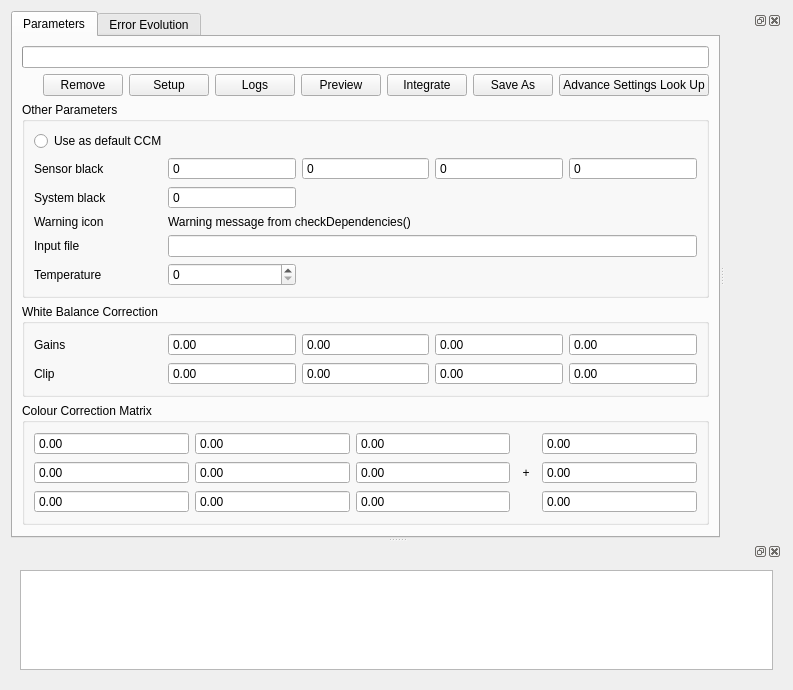
<?xml version="1.0" encoding="UTF-8"?>
<ui version="4.0">
 <class>CCMTuning</class>
 <widget class="QWidget" name="CCMTuning">
  <property name="geometry">
   <rect>
    <x>0</x>
    <y>0</y>
    <width>793</width>
    <height>690</height>
   </rect>
  </property>
  <property name="sizePolicy">
   <sizepolicy hsizetype="Minimum" vsizetype="Expanding">
    <horstretch>0</horstretch>
    <verstretch>0</verstretch>
   </sizepolicy>
  </property>
  <property name="windowTitle">
   <string>CCM Tuning</string>
  </property>
  <layout class="QGridLayout" name="gridLayout_9">
   <item row="0" column="0">
    <widget class="QSplitter" name="splitter_2">
     <property name="orientation">
      <enum>Qt::Vertical</enum>
     </property>
     <widget class="QWidget" name="gridLayoutWidget_4">
      <layout class="QGridLayout" name="gridLayout_8">
       <item row="0" column="0">
        <widget class="QSplitter" name="splitter">
         <property name="orientation">
          <enum>Qt::Horizontal</enum>
         </property>
         <widget class="QWidget" name="gridLayoutWidget">
          <layout class="QGridLayout" name="gridLayout">
           <item row="1" column="0">
            <widget class="QTabWidget" name="result_grp">
             <property name="currentIndex">
              <number>0</number>
             </property>
             <widget class="QWidget" name="result_tab">
              <attribute name="title">
               <string>Parameters</string>
              </attribute>
              <layout class="QGridLayout" name="gridLayout_4">
               <item row="2" column="0" colspan="13">
                <widget class="QGroupBox" name="blc_grp">
                 <property name="title">
                  <string>Other Parameters</string>
                 </property>
                 <property name="flat">
                  <bool>true</bool>
                 </property>
                 <layout class="QGridLayout" name="gridLayout_5">
                  <item row="3" column="0">
                   <widget class="QLabel" name="warning_icon">
                    <property name="text">
                     <string notr="true">Warning icon</string>
                    </property>
                   </widget>
                  </item>
                  <item row="3" column="1" colspan="4">
                   <widget class="QLabel" name="warning_lbl">
                    <property name="text">
                     <string notr="true">Warning message from checkDependencies()</string>
                    </property>
                   </widget>
                  </item>
                  <item row="1" column="1">
                   <widget class="QSpinBox" name="blc_sensor0">
                    <property name="readOnly">
                     <bool>true</bool>
                    </property>
                    <property name="buttonSymbols">
                     <enum>QAbstractSpinBox::NoButtons</enum>
                    </property>
                   </widget>
                  </item>
                  <item row="1" column="2">
                   <widget class="QSpinBox" name="blc_sensor1">
                    <property name="readOnly">
                     <bool>true</bool>
                    </property>
                    <property name="buttonSymbols">
                     <enum>QAbstractSpinBox::NoButtons</enum>
                    </property>
                   </widget>
                  </item>
                  <item row="1" column="3">
                   <widget class="QSpinBox" name="blc_sensor2">
                    <property name="readOnly">
                     <bool>true</bool>
                    </property>
                    <property name="buttonSymbols">
                     <enum>QAbstractSpinBox::NoButtons</enum>
                    </property>
                   </widget>
                  </item>
                  <item row="1" column="4">
                   <widget class="QSpinBox" name="blc_sensor3">
                    <property name="readOnly">
                     <bool>true</bool>
                    </property>
                    <property name="buttonSymbols">
                     <enum>QAbstractSpinBox::NoButtons</enum>
                    </property>
                   </widget>
                  </item>
                  <item row="2" column="1">
                   <widget class="QSpinBox" name="blc_system">
                    <property name="readOnly">
                     <bool>true</bool>
                    </property>
                    <property name="buttonSymbols">
                     <enum>QAbstractSpinBox::NoButtons</enum>
                    </property>
                   </widget>
                  </item>
                  <item row="2" column="0">
                   <widget class="QLabel" name="label_4">
                    <property name="text">
                     <string>System black</string>
                    </property>
                   </widget>
                  </item>
                  <item row="1" column="0">
                   <widget class="QLabel" name="label_3">
                    <property name="text">
                     <string>Sensor black</string>
                    </property>
                   </widget>
                  </item>
                  <item row="4" column="0">
                   <widget class="QLabel" name="inputFilename_lbl">
                    <property name="text">
                     <string>Input file</string>
                    </property>
                   </widget>
                  </item>
                  <item row="4" column="1" colspan="4">
                   <widget class="QLineEdit" name="inputFilename">
                    <property name="readOnly">
                     <bool>true</bool>
                    </property>
                   </widget>
                  </item>
                  <item row="5" column="0">
                   <widget class="QLabel" name="temperatur_lbl">
                    <property name="text">
                     <string>Temperature</string>
                    </property>
                   </widget>
                  </item>
                  <item row="5" column="1">
                   <widget class="QSpinBox" name="temperature">
                    <property name="maximum">
                     <number>100000</number>
                    </property>
                   </widget>
                  </item>
                  <item row="0" column="0" colspan="5">
                   <widget class="QRadioButton" name="default_rbtn">
                    <property name="text">
                     <string>Use as default CCM</string>
                    </property>
                   </widget>
                  </item>
                 </layout>
                </widget>
               </item>
               <item row="3" column="0" colspan="13">
                <widget class="QGroupBox" name="wbc_grp">
                 <property name="title">
                  <string>White Balance Correction</string>
                 </property>
                 <property name="flat">
                  <bool>true</bool>
                 </property>
                 <layout class="QGridLayout" name="gridLayout_2">
                  <item row="1" column="1">
                   <widget class="QDoubleSpinBox" name="wbc_gain0">
                    <property name="readOnly">
                     <bool>true</bool>
                    </property>
                    <property name="buttonSymbols">
                     <enum>QAbstractSpinBox::NoButtons</enum>
                    </property>
                    <property name="minimum">
                     <double>-200.000000000000000</double>
                    </property>
                    <property name="maximum">
                     <double>200.000000000000000</double>
                    </property>
                   </widget>
                  </item>
                  <item row="1" column="4">
                   <widget class="QDoubleSpinBox" name="wbc_gain3">
                    <property name="readOnly">
                     <bool>true</bool>
                    </property>
                    <property name="buttonSymbols">
                     <enum>QAbstractSpinBox::NoButtons</enum>
                    </property>
                    <property name="minimum">
                     <double>-200.000000000000000</double>
                    </property>
                    <property name="maximum">
                     <double>200.000000000000000</double>
                    </property>
                   </widget>
                  </item>
                  <item row="1" column="2">
                   <widget class="QDoubleSpinBox" name="wbc_gain1">
                    <property name="readOnly">
                     <bool>true</bool>
                    </property>
                    <property name="buttonSymbols">
                     <enum>QAbstractSpinBox::NoButtons</enum>
                    </property>
                    <property name="minimum">
                     <double>-200.000000000000000</double>
                    </property>
                    <property name="maximum">
                     <double>200.000000000000000</double>
                    </property>
                   </widget>
                  </item>
                  <item row="1" column="3">
                   <widget class="QDoubleSpinBox" name="wbc_gain2">
                    <property name="readOnly">
                     <bool>true</bool>
                    </property>
                    <property name="buttonSymbols">
                     <enum>QAbstractSpinBox::NoButtons</enum>
                    </property>
                    <property name="minimum">
                     <double>-200.000000000000000</double>
                    </property>
                    <property name="maximum">
                     <double>200.000000000000000</double>
                    </property>
                   </widget>
                  </item>
                  <item row="3" column="1">
                   <widget class="QDoubleSpinBox" name="wbc_clip0">
                    <property name="readOnly">
                     <bool>true</bool>
                    </property>
                    <property name="buttonSymbols">
                     <enum>QAbstractSpinBox::NoButtons</enum>
                    </property>
                    <property name="minimum">
                     <double>-200.000000000000000</double>
                    </property>
                    <property name="maximum">
                     <double>200.000000000000000</double>
                    </property>
                   </widget>
                  </item>
                  <item row="3" column="2">
                   <widget class="QDoubleSpinBox" name="wbc_clip1">
                    <property name="readOnly">
                     <bool>true</bool>
                    </property>
                    <property name="buttonSymbols">
                     <enum>QAbstractSpinBox::NoButtons</enum>
                    </property>
                    <property name="minimum">
                     <double>-200.000000000000000</double>
                    </property>
                    <property name="maximum">
                     <double>200.000000000000000</double>
                    </property>
                   </widget>
                  </item>
                  <item row="3" column="3">
                   <widget class="QDoubleSpinBox" name="wbc_clip2">
                    <property name="readOnly">
                     <bool>true</bool>
                    </property>
                    <property name="buttonSymbols">
                     <enum>QAbstractSpinBox::NoButtons</enum>
                    </property>
                    <property name="minimum">
                     <double>-200.000000000000000</double>
                    </property>
                    <property name="maximum">
                     <double>200.000000000000000</double>
                    </property>
                   </widget>
                  </item>
                  <item row="3" column="4">
                   <widget class="QDoubleSpinBox" name="wbc_clip3">
                    <property name="readOnly">
                     <bool>true</bool>
                    </property>
                    <property name="buttonSymbols">
                     <enum>QAbstractSpinBox::NoButtons</enum>
                    </property>
                    <property name="minimum">
                     <double>-200.000000000000000</double>
                    </property>
                    <property name="maximum">
                     <double>200.000000000000000</double>
                    </property>
                   </widget>
                  </item>
                  <item row="1" column="0">
                   <widget class="QLabel" name="label_5">
                    <property name="text">
                     <string>Gains</string>
                    </property>
                   </widget>
                  </item>
                  <item row="3" column="0">
                   <widget class="QLabel" name="label_6">
                    <property name="text">
                     <string>Clip</string>
                    </property>
                   </widget>
                  </item>
                 </layout>
                </widget>
               </item>
               <item row="5" column="0" colspan="13">
                <widget class="QGroupBox" name="matrix_grp">
                 <property name="title">
                  <string>Colour Correction Matrix</string>
                 </property>
                 <property name="flat">
                  <bool>true</bool>
                 </property>
                 <layout class="QGridLayout" name="gridLayout_3">
                  <item row="0" column="0">
                   <widget class="QDoubleSpinBox" name="ccm_matrix0">
                    <property name="readOnly">
                     <bool>true</bool>
                    </property>
                    <property name="buttonSymbols">
                     <enum>QAbstractSpinBox::NoButtons</enum>
                    </property>
                    <property name="minimum">
                     <double>-200.000000000000000</double>
                    </property>
                    <property name="maximum">
                     <double>200.000000000000000</double>
                    </property>
                   </widget>
                  </item>
                  <item row="0" column="1">
                   <widget class="QDoubleSpinBox" name="ccm_matrix1">
                    <property name="readOnly">
                     <bool>true</bool>
                    </property>
                    <property name="buttonSymbols">
                     <enum>QAbstractSpinBox::NoButtons</enum>
                    </property>
                    <property name="minimum">
                     <double>-200.000000000000000</double>
                    </property>
                    <property name="maximum">
                     <double>200.000000000000000</double>
                    </property>
                   </widget>
                  </item>
                  <item row="0" column="2">
                   <widget class="QDoubleSpinBox" name="ccm_matrix2">
                    <property name="readOnly">
                     <bool>true</bool>
                    </property>
                    <property name="buttonSymbols">
                     <enum>QAbstractSpinBox::NoButtons</enum>
                    </property>
                    <property name="minimum">
                     <double>-200.000000000000000</double>
                    </property>
                    <property name="maximum">
                     <double>200.000000000000000</double>
                    </property>
                   </widget>
                  </item>
                  <item row="0" column="4">
                   <widget class="QDoubleSpinBox" name="ccm_offsets0">
                    <property name="readOnly">
                     <bool>true</bool>
                    </property>
                    <property name="buttonSymbols">
                     <enum>QAbstractSpinBox::NoButtons</enum>
                    </property>
                    <property name="minimum">
                     <double>-200.000000000000000</double>
                    </property>
                    <property name="maximum">
                     <double>200.000000000000000</double>
                    </property>
                   </widget>
                  </item>
                  <item row="1" column="0">
                   <widget class="QDoubleSpinBox" name="ccm_matrix3">
                    <property name="readOnly">
                     <bool>true</bool>
                    </property>
                    <property name="buttonSymbols">
                     <enum>QAbstractSpinBox::NoButtons</enum>
                    </property>
                    <property name="minimum">
                     <double>-200.000000000000000</double>
                    </property>
                    <property name="maximum">
                     <double>200.000000000000000</double>
                    </property>
                   </widget>
                  </item>
                  <item row="1" column="1">
                   <widget class="QDoubleSpinBox" name="ccm_matrix4">
                    <property name="readOnly">
                     <bool>true</bool>
                    </property>
                    <property name="buttonSymbols">
                     <enum>QAbstractSpinBox::NoButtons</enum>
                    </property>
                    <property name="minimum">
                     <double>-200.000000000000000</double>
                    </property>
                    <property name="maximum">
                     <double>200.000000000000000</double>
                    </property>
                   </widget>
                  </item>
                  <item row="1" column="2">
                   <widget class="QDoubleSpinBox" name="ccm_matrix5">
                    <property name="readOnly">
                     <bool>true</bool>
                    </property>
                    <property name="buttonSymbols">
                     <enum>QAbstractSpinBox::NoButtons</enum>
                    </property>
                    <property name="minimum">
                     <double>-200.000000000000000</double>
                    </property>
                    <property name="maximum">
                     <double>200.000000000000000</double>
                    </property>
                   </widget>
                  </item>
                  <item row="1" column="3">
                   <widget class="QLabel" name="label_2">
                    <property name="maximumSize">
                     <size>
                      <width>20</width>
                      <height>16777215</height>
                     </size>
                    </property>
                    <property name="text">
                     <string>+</string>
                    </property>
                    <property name="alignment">
                     <set>Qt::AlignCenter</set>
                    </property>
                   </widget>
                  </item>
                  <item row="1" column="4">
                   <widget class="QDoubleSpinBox" name="ccm_offsets1">
                    <property name="readOnly">
                     <bool>true</bool>
                    </property>
                    <property name="buttonSymbols">
                     <enum>QAbstractSpinBox::NoButtons</enum>
                    </property>
                    <property name="minimum">
                     <double>-200.000000000000000</double>
                    </property>
                    <property name="maximum">
                     <double>200.000000000000000</double>
                    </property>
                   </widget>
                  </item>
                  <item row="2" column="0">
                   <widget class="QDoubleSpinBox" name="ccm_matrix6">
                    <property name="readOnly">
                     <bool>true</bool>
                    </property>
                    <property name="buttonSymbols">
                     <enum>QAbstractSpinBox::NoButtons</enum>
                    </property>
                    <property name="minimum">
                     <double>-200.000000000000000</double>
                    </property>
                    <property name="maximum">
                     <double>200.000000000000000</double>
                    </property>
                   </widget>
                  </item>
                  <item row="2" column="1">
                   <widget class="QDoubleSpinBox" name="ccm_matrix7">
                    <property name="readOnly">
                     <bool>true</bool>
                    </property>
                    <property name="buttonSymbols">
                     <enum>QAbstractSpinBox::NoButtons</enum>
                    </property>
                    <property name="minimum">
                     <double>-200.000000000000000</double>
                    </property>
                    <property name="maximum">
                     <double>200.000000000000000</double>
                    </property>
                   </widget>
                  </item>
                  <item row="2" column="2">
                   <widget class="QDoubleSpinBox" name="ccm_matrix8">
                    <property name="readOnly">
                     <bool>true</bool>
                    </property>
                    <property name="buttonSymbols">
                     <enum>QAbstractSpinBox::NoButtons</enum>
                    </property>
                    <property name="minimum">
                     <double>-200.000000000000000</double>
                    </property>
                    <property name="maximum">
                     <double>200.000000000000000</double>
                    </property>
                   </widget>
                  </item>
                  <item row="2" column="4">
                   <widget class="QDoubleSpinBox" name="ccm_offsets2">
                    <property name="readOnly">
                     <bool>true</bool>
                    </property>
                    <property name="buttonSymbols">
                     <enum>QAbstractSpinBox::NoButtons</enum>
                    </property>
                    <property name="minimum">
                     <double>-200.000000000000000</double>
                    </property>
                    <property name="maximum">
                     <double>200.000000000000000</double>
                    </property>
                   </widget>
                  </item>
                 </layout>
                </widget>
               </item>
               <item row="1" column="6">
                <widget class="QPushButton" name="preview_btn">
                 <property name="text">
                  <string>Preview</string>
                 </property>
                </widget>
               </item>
               <item row="1" column="0">
                <spacer name="horizontalSpacer">
                 <property name="orientation">
                  <enum>Qt::Horizontal</enum>
                 </property>
                 <property name="sizeHint" stdset="0">
                  <size>
                   <width>40</width>
                   <height>20</height>
                  </size>
                 </property>
                </spacer>
               </item>
               <item row="1" column="4">
                <widget class="QPushButton" name="reset_btn">
                 <property name="text">
                  <string>Setup</string>
                 </property>
                </widget>
               </item>
               <item row="0" column="0" colspan="13">
                <widget class="QProgressBar" name="progress">
                 <property name="value">
                  <number>0</number>
                 </property>
                 <property name="textVisible">
                  <bool>false</bool>
                 </property>
                 <property name="format">
                  <string>progress %p%</string>
                 </property>
                </widget>
               </item>
               <item row="1" column="1" colspan="3">
                <widget class="QPushButton" name="remove_btn">
                 <property name="text">
                  <string>Remove</string>
                 </property>
                </widget>
               </item>
               <item row="1" column="7">
                <widget class="QPushButton" name="integrate_btn">
                 <property name="text">
                  <string>Integrate</string>
                 </property>
                </widget>
               </item>
               <item row="1" column="5">
                <widget class="QPushButton" name="log_btn">
                 <property name="text">
                  <string>Logs</string>
                 </property>
                </widget>
               </item>
               <item row="1" column="9" colspan="4">
                <widget class="QPushButton" name="advSettLookUp_btn">
                 <property name="text">
                  <string>Advance Settings Look Up</string>
                 </property>
                </widget>
               </item>
               <item row="1" column="8">
                <widget class="QPushButton" name="save_btn">
                 <property name="text">
                  <string>Save As</string>
                 </property>
                </widget>
               </item>
               <item row="6" column="0" colspan="2">
                <spacer name="verticalSpacer">
                 <property name="orientation">
                  <enum>Qt::Vertical</enum>
                 </property>
                 <property name="sizeHint" stdset="0">
                  <size>
                   <width>20</width>
                   <height>40</height>
                  </size>
                 </property>
                </spacer>
               </item>
              </layout>
             </widget>
             <widget class="QwtExtra::EditableCurve" name="errorCurve">
              <attribute name="title">
               <string>Error Evolution</string>
              </attribute>
             </widget>
            </widget>
           </item>
          </layout>
         </widget>
         <widget class="QWidget" name="gridLayoutWidget_2">
          <layout class="QGridLayout" name="previewLayout">
           <item row="0" column="0">
            <widget class="QDockWidget" name="previewDockWidget">
             <widget class="QWidget" name="dockWidgetContents_2">
              <zorder>result_grp</zorder>
             </widget>
            </widget>
           </item>
          </layout>
         </widget>
        </widget>
       </item>
      </layout>
     </widget>
     <widget class="QWidget" name="gridLayoutWidget_3">
      <layout class="QGridLayout" name="logLayout">
       <item row="0" column="0">
        <widget class="QDockWidget" name="logDockWidget">
         <widget class="QWidget" name="dockWidgetContents">
          <layout class="QGridLayout" name="gridLayout_6">
           <item row="0" column="0">
            <widget class="QTextEdit" name="log_te"/>
           </item>
          </layout>
         </widget>
        </widget>
       </item>
      </layout>
     </widget>
    </widget>
   </item>
  </layout>
 </widget>
 <customwidgets>
  <customwidget>
   <class>QwtExtra::EditableCurve</class>
   <extends>QWidget</extends>
   <header location="global">QwtExtra/editablecurve.hpp</header>
   <container>1</container>
  </customwidget>
 </customwidgets>
 <tabstops>
  <tabstop>reset_btn</tabstop>
  <tabstop>default_rbtn</tabstop>
  <tabstop>blc_sensor0</tabstop>
  <tabstop>blc_sensor1</tabstop>
  <tabstop>blc_sensor2</tabstop>
  <tabstop>blc_sensor3</tabstop>
  <tabstop>blc_system</tabstop>
  <tabstop>inputFilename</tabstop>
  <tabstop>temperature</tabstop>
  <tabstop>wbc_gain0</tabstop>
  <tabstop>wbc_gain1</tabstop>
  <tabstop>wbc_gain2</tabstop>
  <tabstop>wbc_gain3</tabstop>
  <tabstop>wbc_clip0</tabstop>
  <tabstop>wbc_clip1</tabstop>
  <tabstop>wbc_clip2</tabstop>
  <tabstop>wbc_clip3</tabstop>
  <tabstop>ccm_matrix0</tabstop>
  <tabstop>ccm_matrix1</tabstop>
  <tabstop>ccm_matrix2</tabstop>
  <tabstop>ccm_offsets0</tabstop>
  <tabstop>ccm_matrix3</tabstop>
  <tabstop>ccm_matrix4</tabstop>
  <tabstop>ccm_matrix5</tabstop>
  <tabstop>ccm_offsets1</tabstop>
  <tabstop>ccm_matrix6</tabstop>
  <tabstop>ccm_matrix7</tabstop>
  <tabstop>ccm_matrix8</tabstop>
  <tabstop>ccm_offsets2</tabstop>
 </tabstops>
 <resources/>
 <connections/>
</ui>
